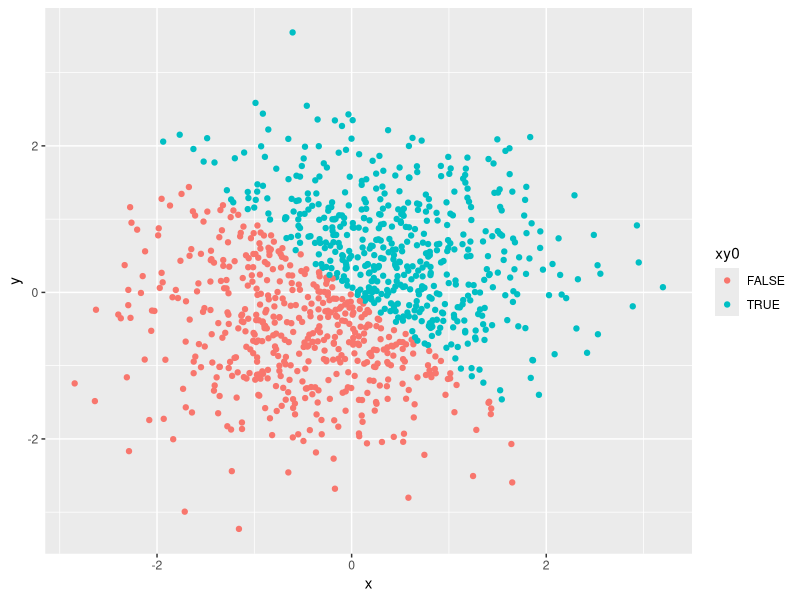
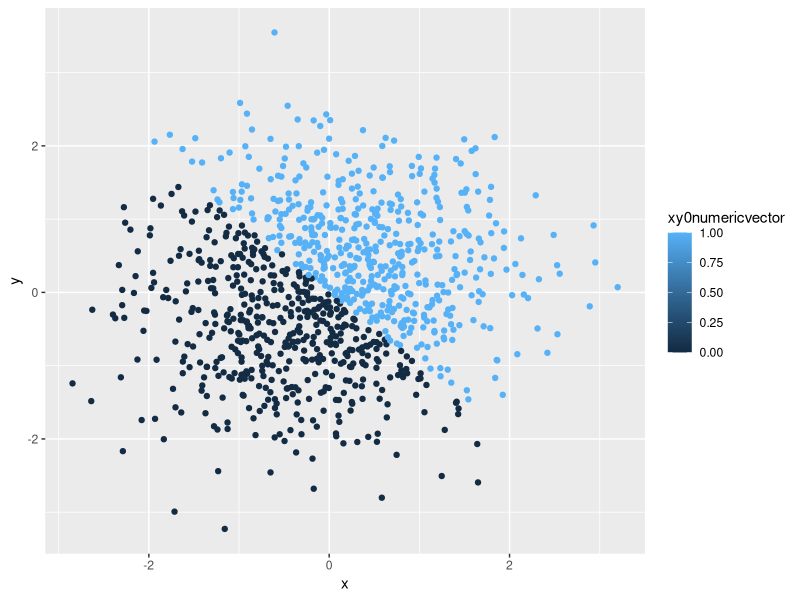
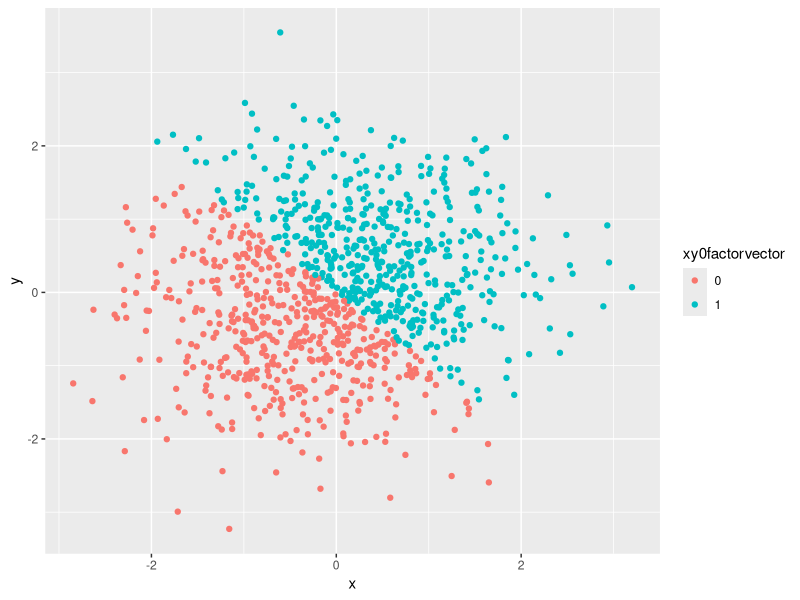
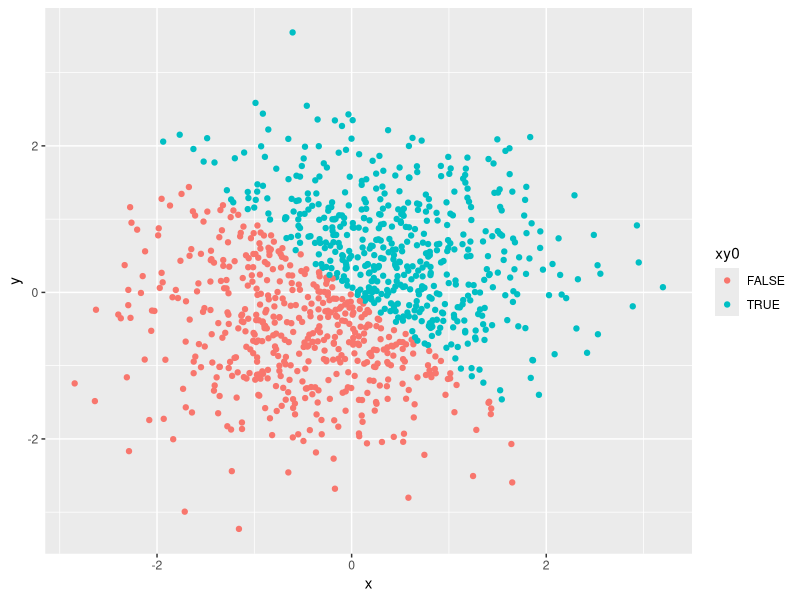
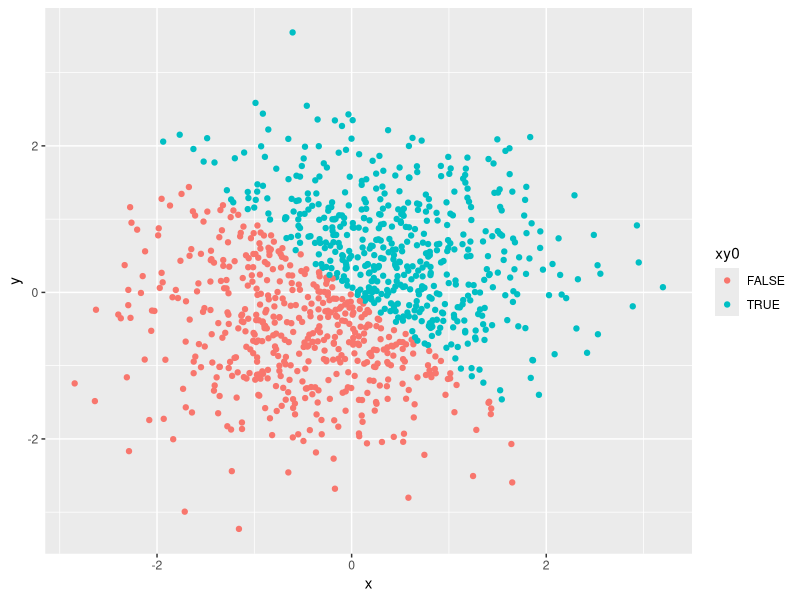

These charts were generated, in order, by the following R code:
## ---- chunk 1
knitr::opts_chunk$set(echo = TRUE)
## ---- chunk 2
library(tidyverse)
dataframe1 = tibble( 
  sample = runif(10, min=0, max=5),
  logic = sample > 2,
  charac = c("a", "b", "c", "d", "e", "f", "g", "h", "i", "j"),
  fact = factor(c("1", "2", "3", "4", "5", "6", "7", "8", "9", "10"))
  )
## ---- chunk 3
mean (dataframe1$sample)
mean (dataframe1$logic)
mean (dataframe1$charac)
mean (dataframe1$fact)
#The two last variables do not yield mean as they are not numeric
## ---- chunk 4
as.numeric(dataframe1$logic)
as.numeric(dataframe1$charac)
as.numeric(dataframe1$fact)
#The character variable does not convert into numeric
## ---- chunk 5
as.numeric(as.factor(dataframe1$charac))
as.numeric(as.character(dataframe1$fact))

## ---- chunk 6
library(tidyverse)
dataframe2 = tibble(
  x = rnorm (1000),
  y = rnorm (1000),
  xy0 = x + y > 0,
  xy0numericvector = as.numeric(xy0),
  xy0factorvector = as.factor(xy0numericvector)
)
## ---- chunk 7
dim(dataframe2)
# includes mean and median
summary(dataframe2)
## ---- chunk 8
ggplot(dataframe2, aes(x = x, y = y, color = xy0)) +
  geom_point()
## ---- chunk 9
ggplot(dataframe2, aes(x = x, y = y, color = xy0numericvector)) +
  geom_point()
# this graph uses a range of colours
## ---- chunk 10
ggplot(dataframe2, aes(x = x, y = y, color = xy0factorvector)) +
  geom_point()
# this graph only has two options as in my first one
## ---- chunk 11
ggplot(dataframe2, aes(x = x, y = y, color = xy0)) +
  geom_point()

ggsave("dataframe2_plot.pdf")
